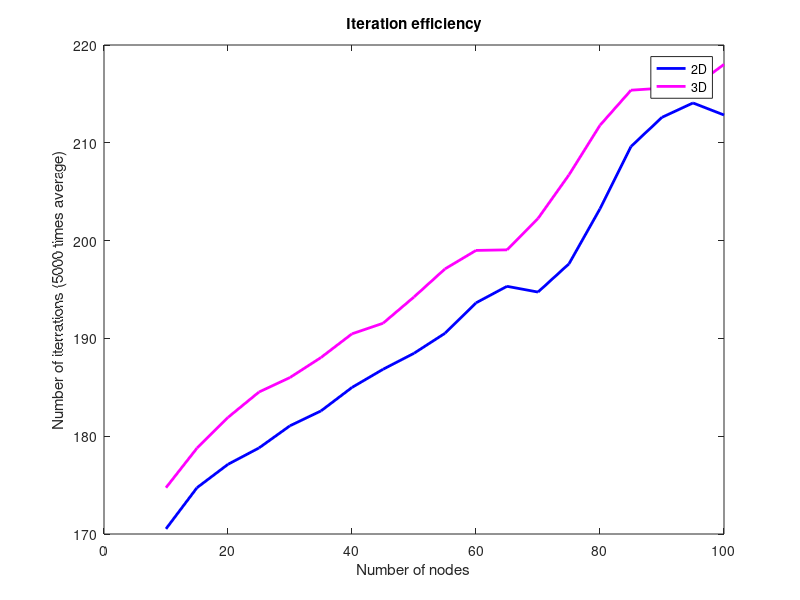
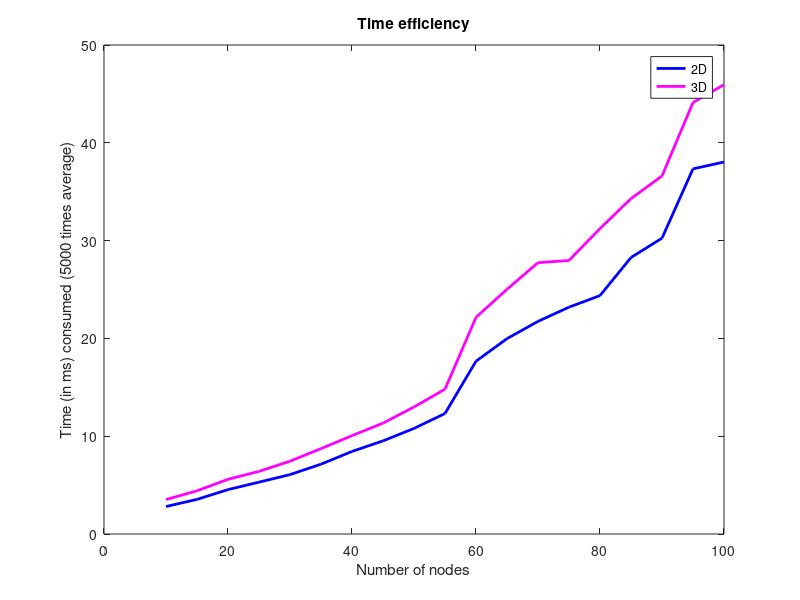
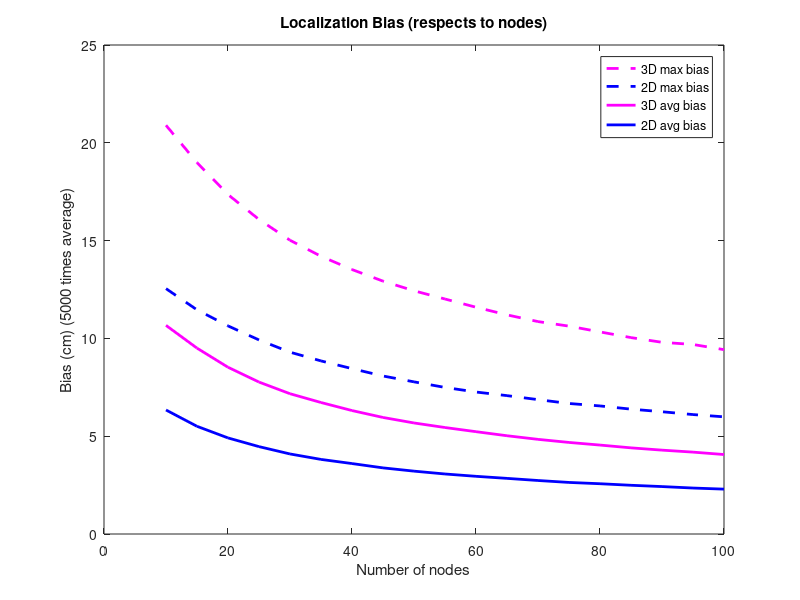

These charts were generated, in order, by the following MATLAB code:
clear all; close all; clc;

d2 = load('./statistics/statistics_2D.mat');
d3 = load('./statistics/statistics_3D.mat');

figure;
plot(d2.num_nodes, d2.iter_array, 'b', 'linewidth', 2.0); hold on;
plot(d3.num_nodes, d3.iter_array, 'm', 'linewidth', 2.0); hold off;
xlabel('Number of nodes')
ylabel('Number of iterrations (5000 times average)')
legend('2D','3D')
title('Iteration efficiency')

figure;
plot(d2.num_nodes, d2.time_array * 1000, 'b', 'linewidth', 2.0); hold on;
plot(d3.num_nodes, d3.time_array * 1000, 'm', 'linewidth', 2.0); hold off;
xlabel('Number of nodes')
ylabel('Time (in ms) consumed (5000 times average)')
legend('2D','3D')
title('Time efficiency')

figure;
plot(d3.num_nodes, d3.max_array .* 100, 'm--', 'linewidth', 2.0); hold on;
plot(d2.num_nodes, d2.max_array .* 100, 'b--', 'linewidth', 2.0); hold on;
plot(d3.num_nodes, d3.avg_array .* 100, 'm', 'linewidth', 2.0); hold on;
plot(d2.num_nodes, d2.avg_array .* 100, 'b', 'linewidth', 2.0); hold off;
xlabel('Number of nodes')
ylabel('Bias (cm) (5000 times average)')
legend('3D max bias','2D max bias', '3D avg bias','2D avg bias')
title('Localization Bias (respects to nodes)')